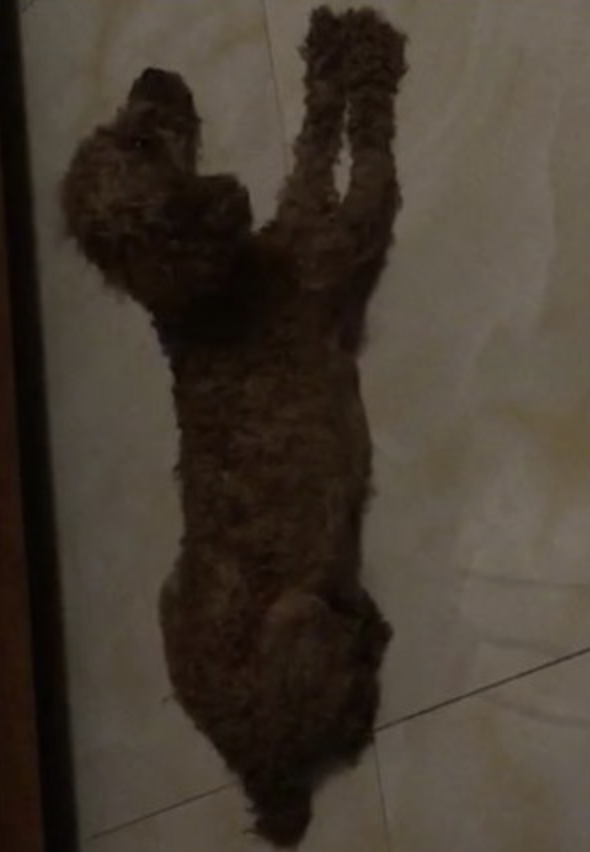
#> input picture Image Processing practice/01 OpenCV Basic/dog.png, 590 x 852 px
$ jupyter execute 'Gamma correction.ipynb'
#> lines starting #> are read from the running program, lines starting #| are printed output that depends on the picture
# Gamma Correction

> Gamma correction or gamma is a nonlinear operation used to encode and decode luminance or tristimulus values in video or still image systems

Formula: $ V_{out} = A * V_{in}^\gamma $

Recommend Reading: [Understanding gamma correction](https://www.cambridgeincolour.com/tutorials/gamma-correction.htm)

[cell 1]
import numpy as np
import cv2
import matplotlib.pyplot as plt

[cell 2]
img = cv2.imread('dog.png')
#> img is the input picture: shape (852, 590, 3); mean B, G, R 48.9, 59.2, 68.8
img = cv2.cvtColor(img, cv2.COLOR_BGR2RGB)

## Add value directly

[cell 3]
line = np.linspace(0, 256, 1000)
y0 = 40 + line
y0[y0 > 255] = 255
y0[y0 < 0] = 0

y1 = 80 + line
y1[y1 > 255] = 255
y1[y1 < 0] = 0

y2 = -40 + line
y2[y2 > 255] = 255
y2[y2 < 0] = 0

plt.plot(line, line, label='Original')
plt.plot(line, y0, label='+ 40')
plt.plot(line, y1, label='+ 80')
plt.plot(line, y2, label='- 80')
plt.legend()
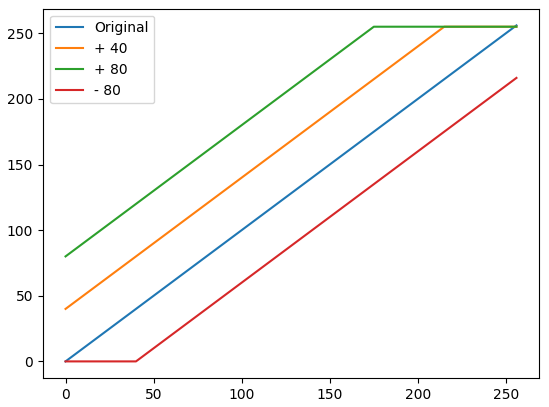
#> figure drawn by matplotlib, 1 panel; curve peaks at x = 256, y = 256; curve peaks at x = 215.3, y = 255; curve peaks at x = 175, y = 255

[cell 4]
img_linear = img.copy()
rows, cols, deeps = img.shape
#> rows = 852; cols = 590; deeps = 3
for i in range(rows):
    for j in range(cols):
        for d in range(deeps):
            img_linear[i][j][d] = max(max(0, a), min(a, 255)) if (a:= 50 + img_linear[i][j][d] or True) else a
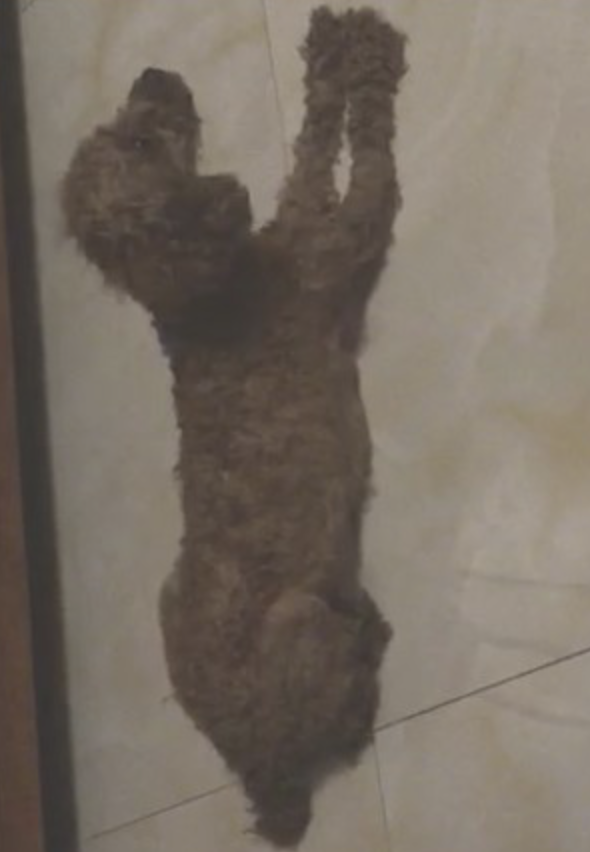
#> img_linear: shape (852, 590, 3); mean R, G, B 118.8, 109.2, 98.9

plt.imshow(cv2.hconcat([img, img_linear]))
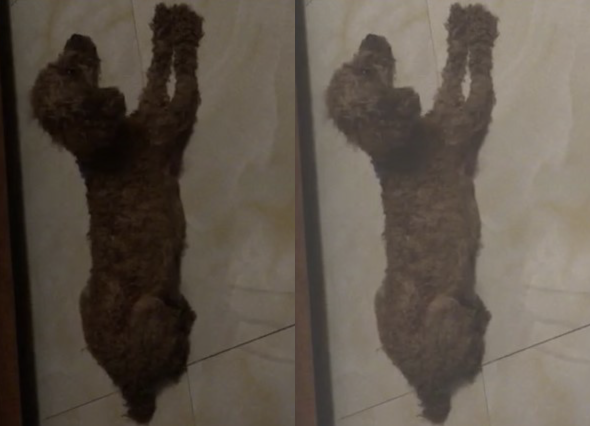
#> shown: shape (852, 1180, 3) (shown at 1/2 size); mean R, G, B 93.8, 84.2, 73.9

## Gamma correct

[cell 5]
line = np.linspace(0, 256, 1000)
y0 = 255 * np.power(line/ 255, 0.6)
y1 = 255 * np.power(line/ 255, 0.8)
y2 = 255 * np.power(line/ 255, 0.4)
plt.plot(line, line, label='Original')
plt.plot(line, y0, label='Gamma correct gamma=0.6')
plt.plot(line, y1, label='Gamma correct gamma=0.8')
plt.plot(line, y2, label='Gamma correct gamma=0.4')
plt.legend()
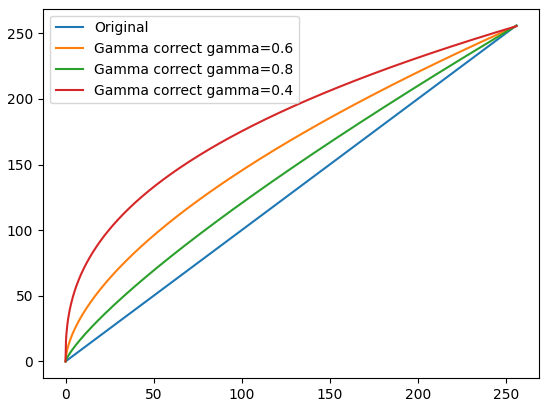
#> figure drawn by matplotlib, 1 panel; curve peaks at x = 256, y = 256; curve peaks at x = 256, y = 255.6; curve peaks at x = 256, y = 255.8

[cell 6]
img_gamma_corrected = img.copy()
rows, cols, deeps = img.shape
for i in range(rows):
    for j in range(cols):
        for d in range(deeps):
            img_gamma_corrected[i][j][d] = 255 * pow(img_gamma_corrected[i][j][d] / 255, 0.6)
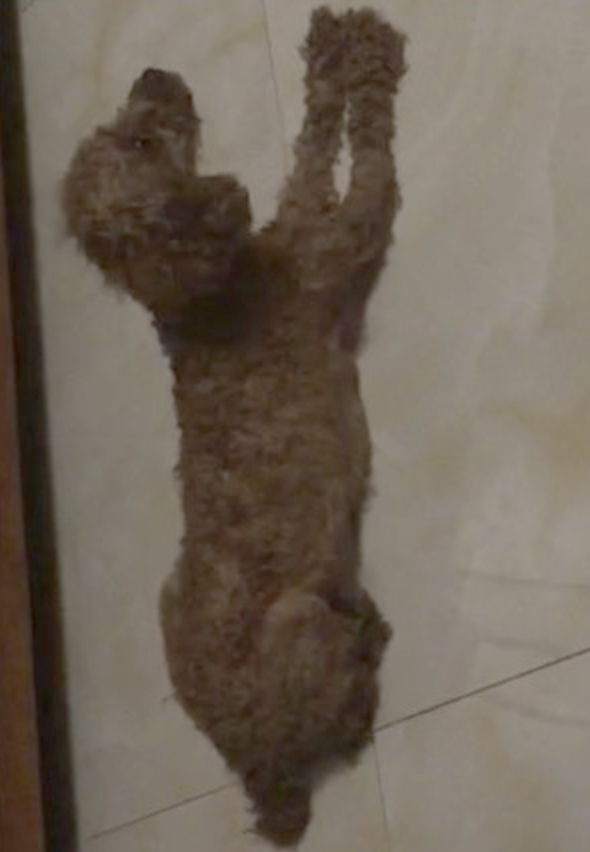
#> img_gamma_corrected: shape (852, 590, 3); mean R, G, B 111.6, 100.4, 87.9

plt.imshow(cv2.hconcat([img, img_gamma_corrected]))
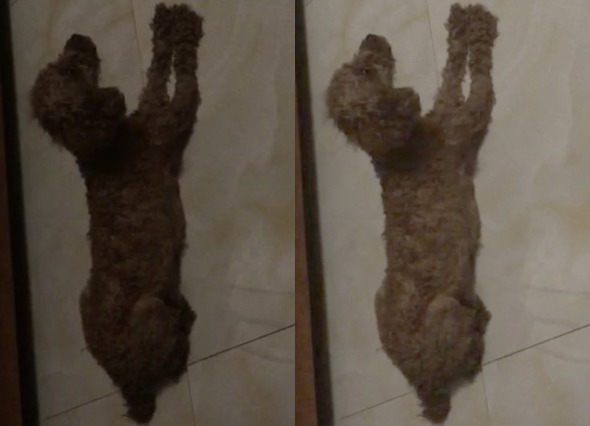
#> shown: shape (852, 1180, 3) (shown at 1/2 size); mean R, G, B 90.2, 79.8, 68.4

[cell 7]
plt.imshow(cv2.hconcat([img, img_linear, img_gamma_corrected]))
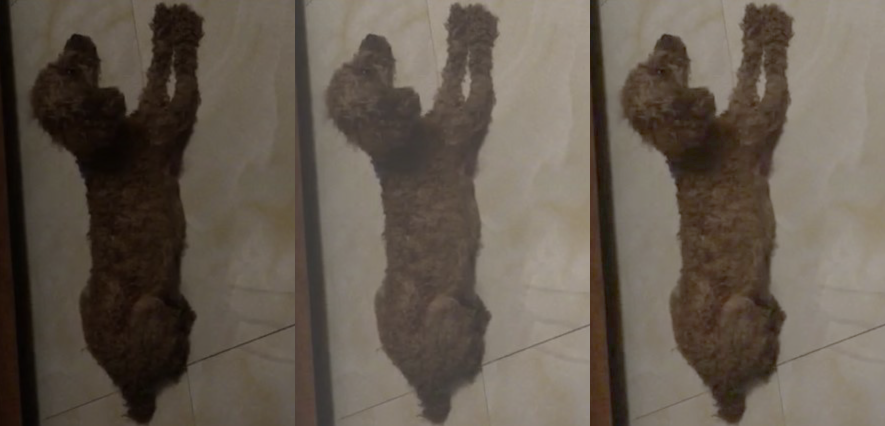
#> shown: shape (852, 1770, 3) (shown at 1/2 size); mean R, G, B 99.8, 89.6, 78.5
